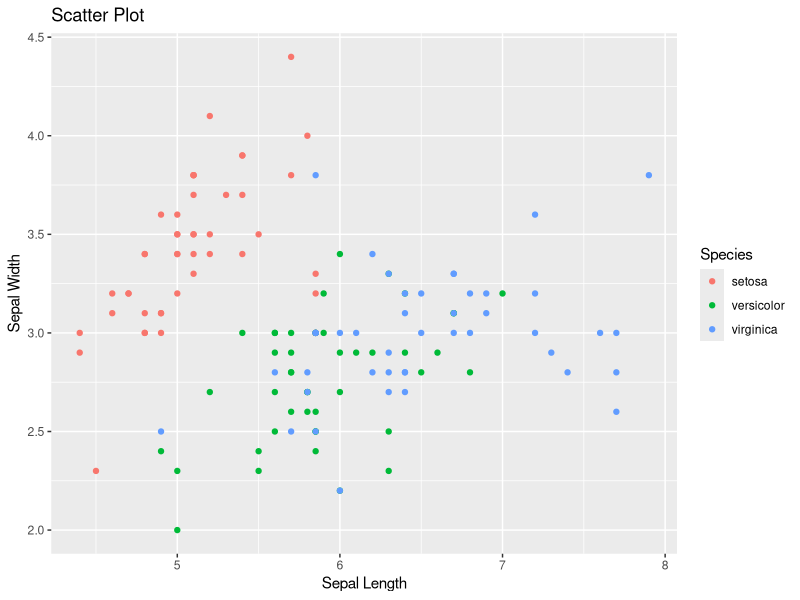
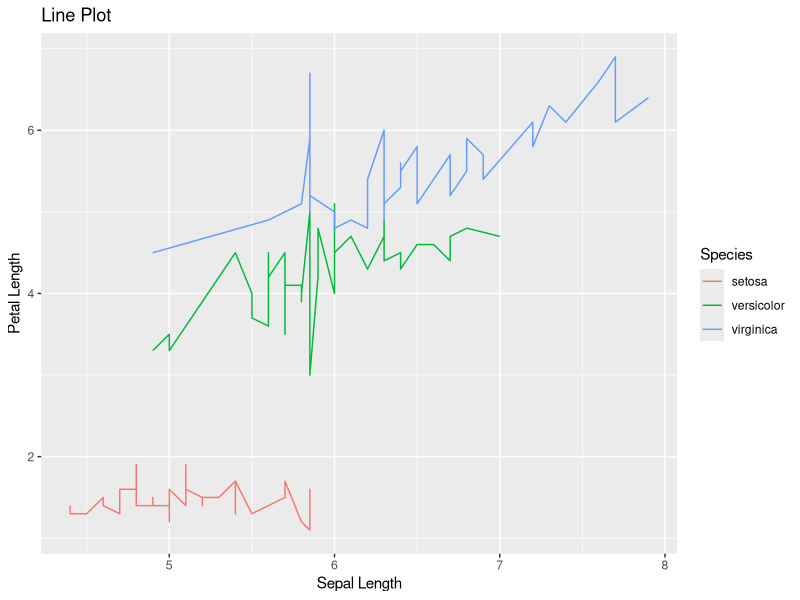
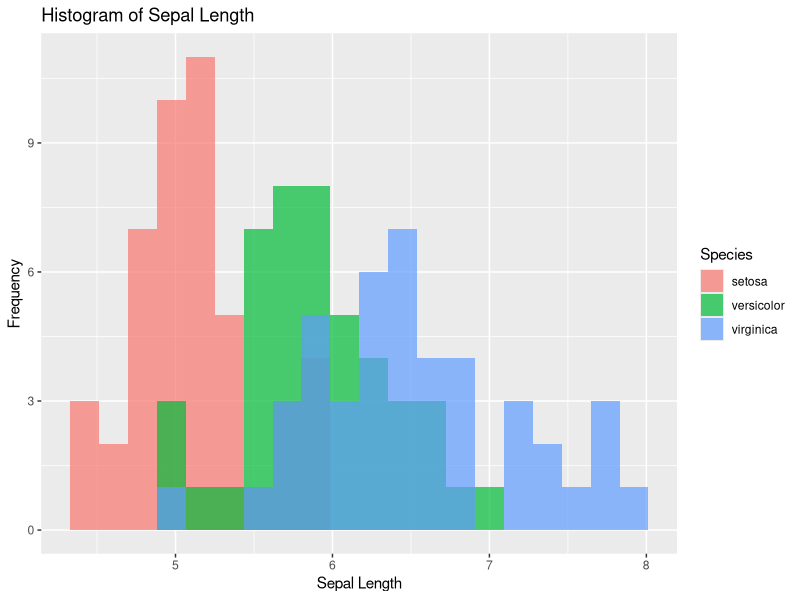

Here is the R script that generated these plots, in order:
#Ahmet Burak Yuksel 21803003 - Lab Project

#1. Use the Data that you collect from internet or R already define datasets.
data(iris)
iris

#2. Data Preparation
#Setting some NA values
set.seed(123)
iris_with_na <- iris
iris_with_na[sample(1:150, 20), "Sepal.Length"] <- NA
iris_with_na[sample(1:150, 15), "Petal.Length"] <- NA
head(iris_with_na)
iris_with_na
#Removing NA datas.
data <- iris_with_na
if (sum(is.na(data)) == 0) {
  print("No missing values in the dataset.")
} else {
  print("There are missing values in the dataset.")
}
data$Sepal.Length[is.na(data$Sepal.Length)] <- mean(data$Sepal.Length, na.rm = TRUE)
data <- na.omit(data)
data

#3. Sketch 2 different graph that shows a relation between the columns of the dataset by using the ggplot2
library(ggplot2)
ggplot(data, aes(x = Sepal.Length, y = Sepal.Width, color = Species)) +
  geom_point() +
  labs(title = "Scatter Plot", x = "Sepal Length", y = "Sepal Width")

ggplot(data, aes(x = Sepal.Length, y = Petal.Length, color = Species)) +
  geom_line() +
  labs(title = "Line Plot", x = "Sepal Length", y = "Petal Length")

ggplot(data, aes(x = Sepal.Length, fill = Species)) +
  geom_histogram(bins = 20, alpha = 0.7, position = "identity") +
  labs(title = "Histogram of Sepal Length", x = "Sepal Length", y = "Frequency")

#4. Use dplyr module functionality in your homework. Pipe, summarise(), mutate() and groupby()…
library(dplyr)
result <- data %>%
  group_by(Species) %>%
  summarise(
    avg_sepal_length = mean(Sepal.Length, na.rm = TRUE),
    avg_sepal_width = mean(Sepal.Width, na.rm = TRUE),
    avg_petal_length = mean(Petal.Length, na.rm = TRUE),
    avg_petal_width = mean(Petal.Width, na.rm = TRUE),
    count = n()
  ) %>%
  mutate(
    sepal_area = avg_sepal_length * avg_sepal_width,
    petal_area = avg_petal_length * avg_petal_width
  )
print(result)